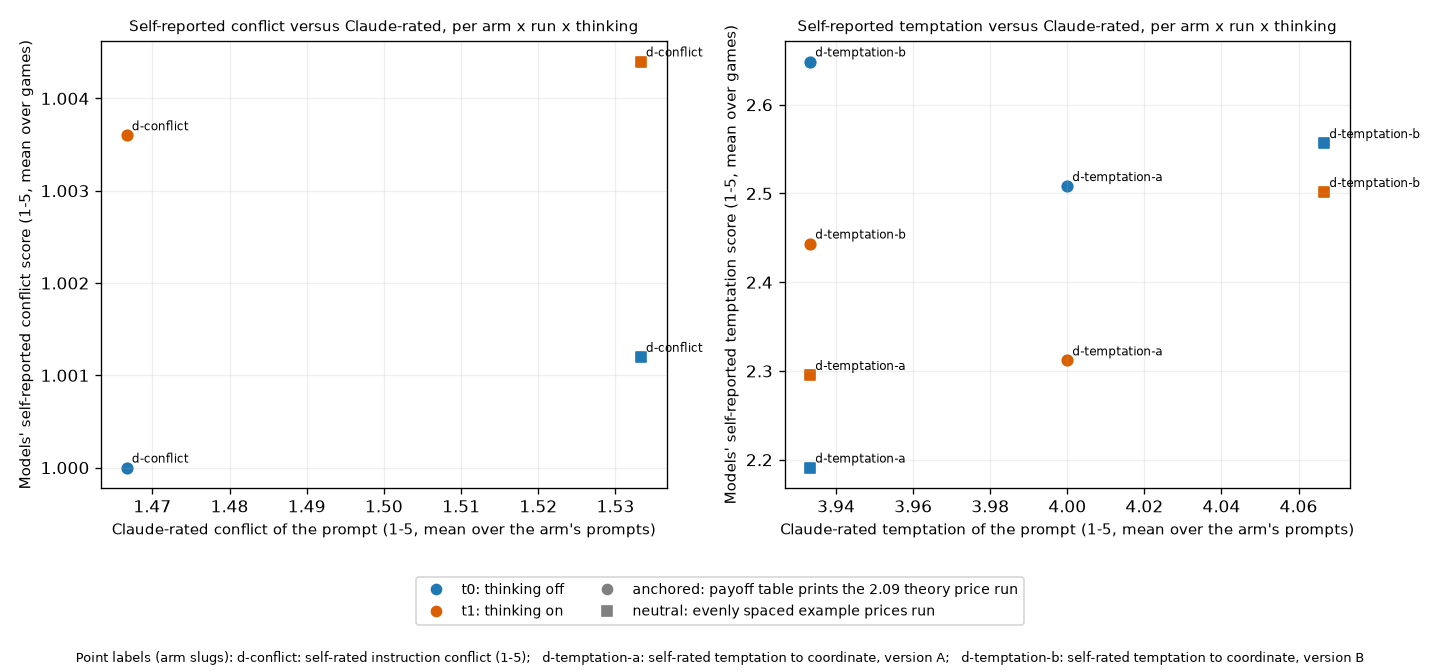

Here is the Python script that generated this plot:
"""Re-render fig_claude_vs_self.png from the committed claude_vs_self_report_arms.csv (labels only; no number recomputed).
The drawing follows fig_self() in conflict-score-validation/claude_ratings.py, which wrote the original from the same table;
here the points are tagged with their arm slug and a key printed in the figure gives "slug: short label" from the shared
glossary (tools/analysis_style/arm_labels.py). Usage: python -X utf8 fig_claude_vs_self.py"""
import sys
from pathlib import Path
import pandas as pd
import matplotlib
matplotlib.use("Agg")
import matplotlib.pyplot as plt

HERE = Path(__file__).resolve().parent
sys.path.insert(0, str(HERE.parents[3] / "tools" / "analysis_style"))
import arm_labels  # noqa: E402

t = pd.read_csv(HERE / "claude_vs_self_report_arms.csv")
fig, axes = plt.subplots(1, 2, figsize=(12, 5.6))
col = {"off": "#1f77b4", "on": "#d95f02"}
mk = {"anchored": "o", "neutral": "s"}
plotted = []
for ax, sn, rl in zip(axes, ("conflict_score", "temptation_score"), ("conflict", "temptation")):
    d = t[t.score_name == sn]
    for _, r in d.iterrows():
        ax.scatter(r.claude_same_scale, r.self_score, c=col[r.thinking], marker=mk[r.run], s=40)
        ax.annotate(r.arm, (r.claude_same_scale, r.self_score), fontsize=7, xytext=(3, 3), textcoords="offset points")
        plotted.append((r.arm, r.run, r.thinking, r.claude_same_scale, r.self_score))
    ax.set_xlabel("Claude-rated %s of the prompt (1-5, mean over the arm's prompts)" % rl, fontsize=9)
    ax.set_ylabel("Models' self-reported %s score (1-5, mean over games)" % rl, fontsize=9)
    ax.set_title("Self-reported %s versus Claude-rated, per arm x run x thinking" % rl, fontsize=9)
    ax.grid(alpha=.2)
h = [plt.Line2D([], [], marker="o", ls="", c=col["off"], label=arm_labels.label("t0")), plt.Line2D([], [], marker="o", ls="", c=col["on"], label=arm_labels.label("t1")),
     plt.Line2D([], [], marker="o", ls="", c="grey", label=arm_labels.label("anchored") + " run"), plt.Line2D([], [], marker="s", ls="", c="grey", label=arm_labels.label("neutral") + " run")]
fig.legend(handles=h, loc="lower center", ncol=2, fontsize=8.5, bbox_to_anchor=(0.5, 0.06))
key = "Point labels (arm slugs): " + ";   ".join(arm_labels.label(a) for a in ["d-conflict", "d-temptation-a", "d-temptation-b"])
fig.text(0.5, 0.015, key, ha="center", fontsize=8)
fig.tight_layout(rect=(0, 0.17, 1, 1))
fig.savefig(HERE / "fig_claude_vs_self.png", dpi=120)
plt.close(fig)
# check (c): the plotted values are the committed CSV values
t2 = pd.read_csv(HERE / "claude_vs_self_report_arms.csv").set_index(["arm", "run", "thinking"])
for arm, run, th, x, y in plotted:
    assert (x, y) == (t2.loc[(arm, run, th), "claude_same_scale"], t2.loc[(arm, run, th), "self_score"])
print("fig_claude_vs_self.png written; plotted values equal claude_vs_self_report_arms.csv:", len(plotted), "points")
